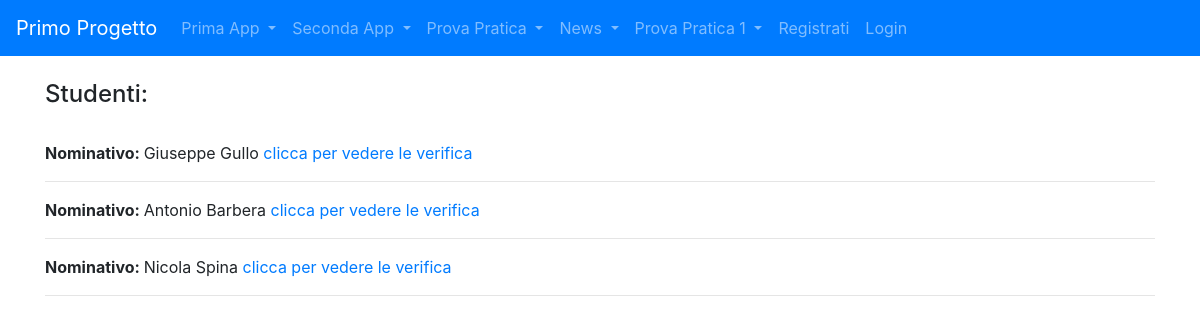
The app's page /prova_pratica_1/ with its own data.
### prova_pratica_1/models.py (models this page shows)
class Studenti(models.Model):
    nome = models.CharField(max_length=20)
    cognome = models.CharField(max_length=20)
    def __str__(self):
        return self.nome + " " + self.cognome

### prova_pratica_1/views.py (the view)
# urls.py: path("", home, name="homepageNews"),
def home(request):
    studenti = Studenti.objects.all()           #ora gli articoli e i giornalisti sono immagazzinati in un
    verifiche = Verifica.objects.all()     #dizionario context.
    context = {"studenti": studenti, "verifiche": verifiche}
    print(context)
    return render(request, "hompageStudenti.html", context)

### prova_pratica_1/models.py (called while the page is built)
    def __str__(self):
        return self.materia + ": " + str(self.voto)

### prova_pratica_1/templates/hompageStudenti.html (shortened to what this page needs)
{% extends "base.html" %}
{% block content %}
    <h4>Studenti: </h4>
    <br>
        {% for studente in studenti %}
            <p><strong>Nominativo: </strong>{{studente.nome}} {{studente.cognome}}  <a href="/prova_pratica_1/studenti/{{studente.id}}">clicca per vedere le verifica</a></p>
            <hr>
        {% endfor %}
{% endblock content %}

### records on screen
Studenti: nome "Giuseppe", cognome "Gullo"
Studenti: nome "Antonio", cognome "Barbera"
Studenti: nome "Nicola", cognome "Spina"
